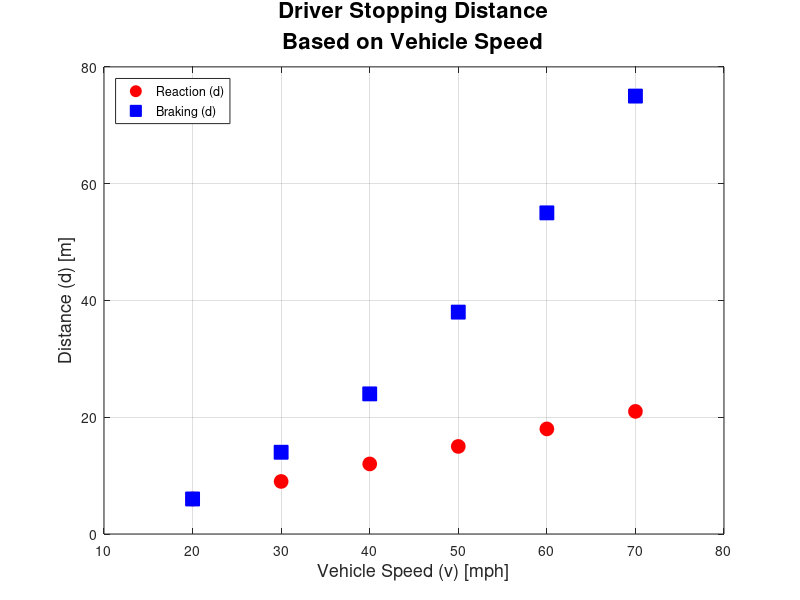

The MATLAB source for this figure:
%{
ENGR1250-001 Levi Amaya 7/17/2020

Problem Summary: When one tries to stop a car, both the reaction
time of the driver and the braking time must be considered. Create
a proper plot of the following data.

Variables:
v = Vehicle speed in miles per hour [mi/h]
d_r = Distance based on driver reaction in meters [m]
d_b = Distance based on driver braking in meters [m]

Assumptions: None

%}
%Housekeeping
clc
clear
close all

%Initializing variables as vectors
v = [20:10:70]; %[mi/h]
d_r = [6:3:21];    %[m]
d_b = [6 14 24 38 55 75];   %[m]

%Setting graph background
figure('color','w');

%Plotting first set of points
plot(v,d_r,'o r', 'MarkerFaceColor','r', 'MarkerSize',10);

%Keeping the 1st plot 
hold on

%Plotting 2nd set of points
plot(v,d_b,'s b ','MarkerFaceColor','b', 'MarkerSize',10);

%Setting axis domain and range
axis([10 80 0 80]);

%Adding grid lines
grid on

%Adding axis labels
xlabel('Vehicle Speed (v) [mph]', 'FontSize',13);  %using [mph] instead of [mi/h] as per the table
ylabel('Distance (d) [m]', 'FontSize',13);

%Adding Title
title({'Driver Stopping Distance','Based on Vehicle Speed'},'FontSize',16);

%Adding the legend
legend('Reaction (d)','Braking (d)','Location','NorthWest');    %Final Answer